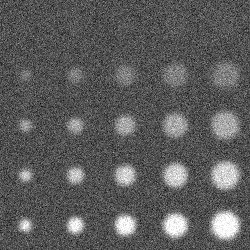
//> input picture prj.lab/lab07/input/input3.png, 250 x 250 px
$ ./lab07   (built with g++ and OpenCV 4)
//> lines starting //> are read from the running program, lines starting //| are printed output that depends on the picture; after the words box and inside, x2 and y2 are one past the last pixel; in counts of white or black regions, pixels touching at a corner belong together
#include <opencv2/opencv.hpp>
#include <iostream>
#include <numeric>

using namespace cv;
using namespace std;

Mat segmentImage(const Mat& src) {
    Mat colorImage;
    cvtColor(src, colorImage, COLOR_GRAY2BGR);

    Mat blurredImage;
    GaussianBlur(colorImage, blurredImage, Size(33, 33), 0);

    Mat meanShiftedImage;
    pyrMeanShiftFiltering(blurredImage, meanShiftedImage, 20, 40);

    Mat resultImage;
    cvtColor(meanShiftedImage, resultImage, COLOR_BGR2GRAY);
    return resultImage;
}

double estimateSegmentation(const Mat& gt, const Mat& seg, const int& numCircles) {
    double ans = 0;

    for (int i = 0; i < numCircles; ++i) {
        for (int j = 0; j < numCircles; ++j) {
            Mat based(numCircles * 50, numCircles * 50, CV_8UC1, Scalar(0));
            rectangle(based, Point(i * 50, j * 50), Point(i * 50 + 50, j * 50 + 50), Scalar(255), FILLED);

            Mat part_seg, part_gt;
            seg.copyTo(part_seg, based);
            gt.copyTo(part_gt, based);

            Mat intersection;
            bitwise_and(part_seg, part_gt, intersection);
            double intersectionCount = countNonZero(intersection);

            Mat union_;
            bitwise_or(part_seg, part_gt, union_);
            double unionCount = countNonZero(union_);

            double score = (unionCount == 0) ? 0 : intersectionCount / unionCount;
            ans += score;

        }
    }

    return ans / (numCircles * numCircles);
}

int main(int argc, char** argv) {
        Mat image = imread("../prj.lab/lab07/input/input3.png", IMREAD_GRAYSCALE);
//> image is the input picture: 250 rows x 250 cols, CV_8UC1; min 0, max 255, mean 92.1
        Mat gt = imread("../prj.lab/lab07/input/GT3.png", IMREAD_GRAYSCALE);
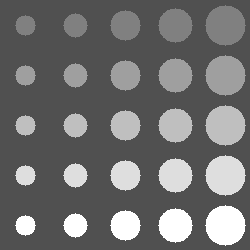
//> input picture prj.lab/lab07/input/GT3.png, 250 x 250 px
//> gt is the input picture: 250 rows x 250 cols, CV_8UC1; min 80, max 255, mean 112.2

        Mat binLab4;
        Mat bluredImage;
        cv::GaussianBlur(image, bluredImage, cv::Size(33, 33), 0);
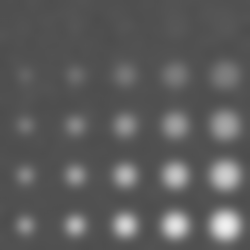
//> bluredImage: 250 rows x 250 cols, CV_8UC1; min 77, max 240, mean 92.1

        cv::adaptiveThreshold(bluredImage, binLab4, 255, cv::ADAPTIVE_THRESH_GAUSSIAN_C, cv::THRESH_BINARY, 33, 0);
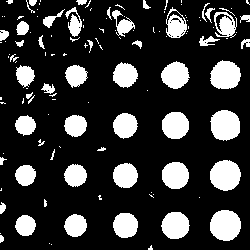
//> binLab4: 250 rows x 250 cols, CV_8UC1; 20.8% white; 127 white regions (76 under 20 px), largest, box (x1, y1, x2, y2) and area: (210, 210, 241, 241) 767, (210, 160, 241, 191) 748, (210, 110, 240, 141) 735

        Mat resultImage = segmentImage(image);
//> in segmentImage, `pyrMeanShiftFiltering(blurredImage, meanShiftedImage, 20, 40);`:
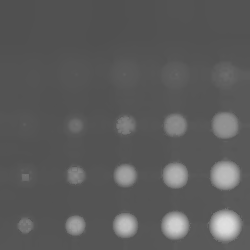
//> meanShiftedImage: 250 rows x 250 cols, CV_8UC3; min 80, max 225, mean 90.5


        Mat binGT;
        threshold(gt, binGT, 100, 255, THRESH_BINARY);
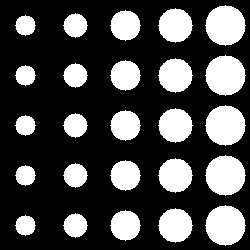
//> binGT: 250 rows x 250 cols, CV_8UC1; 29% white; 25 white regions, largest, box (x1, y1, x2, y2) and area: (205, 5, 246, 46) 1257, (205, 55, 246, 96) 1257, (205, 105, 246, 146) 1257

        threshold(resultImage, resultImage, 100, 255, THRESH_BINARY);
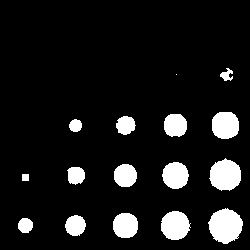
//> resultImage: 250 rows x 250 cols, CV_8UC1; 10% white; 16 white regions (1 under 20 px), largest, box (x1, y1, x2, y2) and area: (208, 208, 243, 244) 907, (209, 158, 241, 191) 785, (161, 211, 191, 240) 667

        double mark = estimateSegmentation(binGT, resultImage, 5);
//> the loop in estimateSegmentation, `for (int i = 0; i < numCircles; ++i)` made 5 passes
//> ans on passes 1 to 5: 0.726, 2.37, 4.11, 5.97, 7.89
//> after the loop in estimateSegmentation, `for (int i = 0; i < numCircles; ++i)`: ans = 7.89
//> mark = 0.315
        double mark2 = estimateSegmentation(binGT, binLab4, 5);
//> the loop in estimateSegmentation (call 2), `for (int i = 0; i < numCircles; ++i)` made 5 passes
//> ans on passes 1 to 5: 3.19, 6.83, 9.83, 12.84, 15.48
//> mark2 = 0.619
        cout << "Result estimation: " << std::fixed << std::setprecision(2) << mark << endl;
//| Result estimation: 0.32
        cout << "Result estimation: " << std::fixed << std::setprecision(2) << mark2 << endl;
//| Result estimation: 0.62
        imwrite("../prj.lab/lab07/output/segResult3.png", resultImage);
        imwrite("../prj.lab/lab07/output/bin3.png", binLab4);
    return 0;
}
